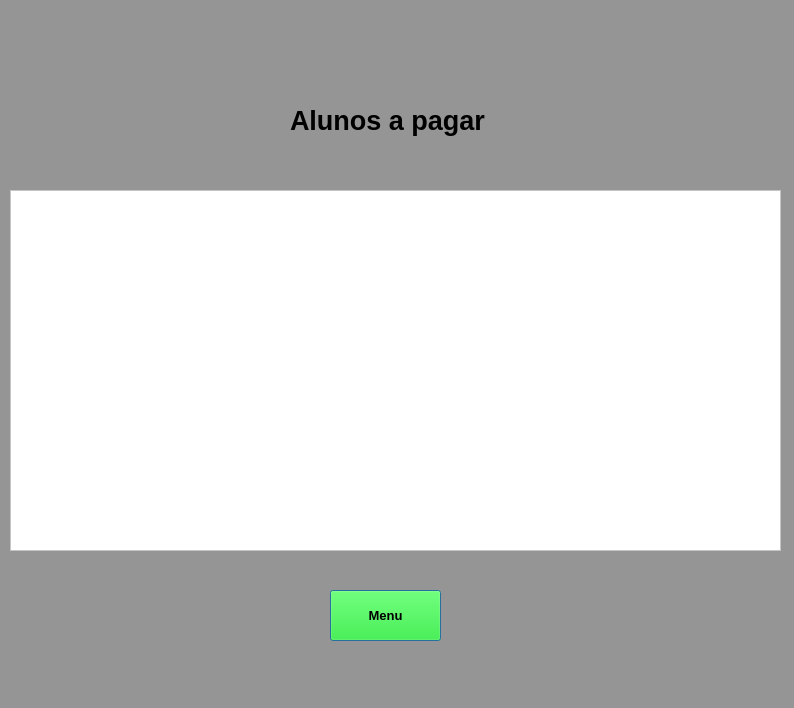
<?xml version="1.0" encoding="UTF-8"?>
<ui version="4.0">
 <class>Dialog</class>
 <widget class="QDialog" name="Dialog">
  <property name="geometry">
   <rect>
    <x>0</x>
    <y>0</y>
    <width>794</width>
    <height>708</height>
   </rect>
  </property>
  <property name="windowTitle">
   <string>Dialog</string>
  </property>
  <property name="styleSheet">
   <string notr="true">background-color: rgb(149, 149, 149);</string>
  </property>
  <widget class="QTableWidget" name="tableWidget">
   <property name="geometry">
    <rect>
     <x>10</x>
     <y>190</y>
     <width>771</width>
     <height>361</height>
    </rect>
   </property>
   <property name="styleSheet">
    <string notr="true">background-color: rgb(255, 255, 255);</string>
   </property>
  </widget>
  <widget class="QLabel" name="label_4">
   <property name="geometry">
    <rect>
     <x>290</x>
     <y>90</y>
     <width>211</width>
     <height>61</height>
    </rect>
   </property>
   <property name="font">
    <font>
     <pointsize>20</pointsize>
     <weight>75</weight>
     <bold>true</bold>
    </font>
   </property>
   <property name="text">
    <string>Alunos a pagar</string>
   </property>
  </widget>
  <widget class="QPushButton" name="pushButton_4">
   <property name="geometry">
    <rect>
     <x>330</x>
     <y>590</y>
     <width>111</width>
     <height>51</height>
    </rect>
   </property>
   <property name="font">
    <font>
     <pointsize>10</pointsize>
     <weight>75</weight>
     <bold>true</bold>
    </font>
   </property>
   <property name="styleSheet">
    <string notr="true">background-color: rgb(0, 255, 0);</string>
   </property>
   <property name="text">
    <string>Menu</string>
   </property>
  </widget>
 </widget>
 <resources/>
 <connections/>
</ui>
